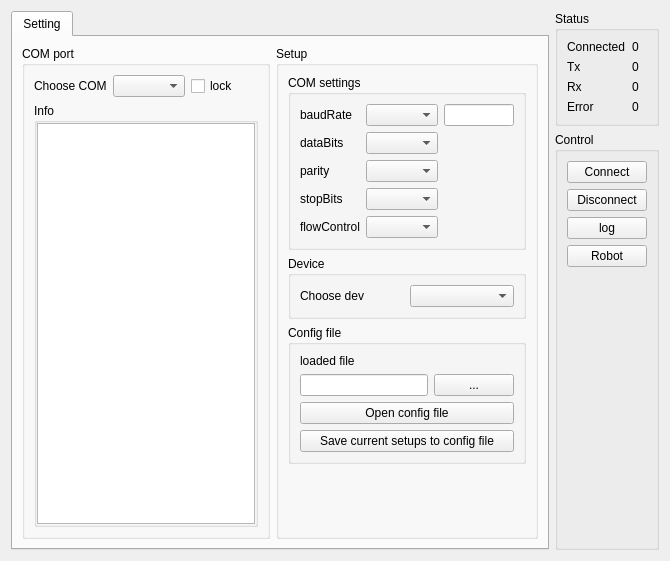
<?xml version="1.0" encoding="UTF-8"?>
<ui version="4.0">
 <class>FormComItem</class>
 <widget class="QWidget" name="FormComItem">
  <property name="geometry">
   <rect>
    <x>0</x>
    <y>0</y>
    <width>670</width>
    <height>561</height>
   </rect>
  </property>
  <property name="windowTitle">
   <string>Form</string>
  </property>
  <layout class="QGridLayout" name="gridLayout_5">
   <item row="1" column="2">
    <widget class="QGroupBox" name="groupBox_item_com_control">
     <property name="title">
      <string>Control</string>
     </property>
     <layout class="QVBoxLayout" name="verticalLayout_2">
      <item>
       <widget class="QPushButton" name="pushButton_item_com_control_connect">
        <property name="text">
         <string>Connect</string>
        </property>
       </widget>
      </item>
      <item>
       <widget class="QPushButton" name="pushButton_item_com_control_disconnect">
        <property name="text">
         <string>Disconnect</string>
        </property>
       </widget>
      </item>
      <item>
       <widget class="QPushButton" name="pushButton_item_com_control_log">
        <property name="text">
         <string>log</string>
        </property>
       </widget>
      </item>
      <item>
       <widget class="QPushButton" name="pushButton_RobotView">
        <property name="text">
         <string>Robot</string>
        </property>
       </widget>
      </item>
      <item>
       <spacer name="verticalSpacer_3">
        <property name="orientation">
         <enum>Qt::Vertical</enum>
        </property>
        <property name="sizeHint" stdset="0">
         <size>
          <width>20</width>
          <height>40</height>
         </size>
        </property>
       </spacer>
      </item>
     </layout>
    </widget>
   </item>
   <item row="0" column="2">
    <widget class="QGroupBox" name="groupBox_comitem_status">
     <property name="title">
      <string>Status</string>
     </property>
     <layout class="QGridLayout" name="gridLayout_6">
      <item row="2" column="0">
       <widget class="QLabel" name="label_8">
        <property name="text">
         <string>Rx</string>
        </property>
       </widget>
      </item>
      <item row="0" column="0">
       <widget class="QLabel" name="label_12">
        <property name="text">
         <string>Connected</string>
        </property>
       </widget>
      </item>
      <item row="3" column="0">
       <widget class="QLabel" name="label_11">
        <property name="text">
         <string>Error</string>
        </property>
       </widget>
      </item>
      <item row="1" column="0">
       <widget class="QLabel" name="label_7">
        <property name="text">
         <string>Tx</string>
        </property>
       </widget>
      </item>
      <item row="0" column="1">
       <widget class="QLabel" name="label_status_connected">
        <property name="text">
         <string>0</string>
        </property>
       </widget>
      </item>
      <item row="1" column="1">
       <widget class="QLabel" name="label_status_tx">
        <property name="text">
         <string>0</string>
        </property>
       </widget>
      </item>
      <item row="2" column="1">
       <widget class="QLabel" name="label_status_rx">
        <property name="text">
         <string>0</string>
        </property>
       </widget>
      </item>
      <item row="3" column="1">
       <widget class="QLabel" name="label_status_error">
        <property name="text">
         <string>0</string>
        </property>
       </widget>
      </item>
     </layout>
    </widget>
   </item>
   <item row="0" column="0" rowspan="2">
    <widget class="QTabWidget" name="tabWidget">
     <property name="currentIndex">
      <number>0</number>
     </property>
     <widget class="QWidget" name="tabSettings">
      <attribute name="title">
       <string>Setting</string>
      </attribute>
      <layout class="QGridLayout" name="gridLayout_3">
       <item row="0" column="0">
        <widget class="QGroupBox" name="groupBox_item_com">
         <property name="title">
          <string>COM port</string>
         </property>
         <layout class="QGridLayout" name="gridLayout_2">
          <item row="0" column="1">
           <widget class="QComboBox" name="comboBox_item_com_choose"/>
          </item>
          <item row="0" column="0">
           <widget class="QLabel" name="label_4">
            <property name="text">
             <string>Choose COM</string>
            </property>
           </widget>
          </item>
          <item row="0" column="2">
           <widget class="QCheckBox" name="checkBox_item_com_lock">
            <property name="text">
             <string>lock</string>
            </property>
           </widget>
          </item>
          <item row="1" column="0" colspan="3">
           <widget class="QGroupBox" name="groupBox_3">
            <property name="title">
             <string>Info</string>
            </property>
            <layout class="QHBoxLayout" name="horizontalLayout">
             <property name="spacing">
              <number>0</number>
             </property>
             <property name="leftMargin">
              <number>0</number>
             </property>
             <property name="topMargin">
              <number>0</number>
             </property>
             <property name="rightMargin">
              <number>0</number>
             </property>
             <property name="bottomMargin">
              <number>0</number>
             </property>
             <item>
              <widget class="QPlainTextEdit" name="plainTextEdit_item_com_info">
               <property name="readOnly">
                <bool>true</bool>
               </property>
              </widget>
             </item>
            </layout>
           </widget>
          </item>
         </layout>
        </widget>
       </item>
       <item row="0" column="1">
        <widget class="QGroupBox" name="groupBox_item_com_setup">
         <property name="title">
          <string>Setup</string>
         </property>
         <layout class="QVBoxLayout" name="verticalLayout_3">
          <item>
           <widget class="QGroupBox" name="groupBox_2">
            <property name="title">
             <string>COM settings</string>
            </property>
            <layout class="QGridLayout" name="gridLayout_4">
             <item row="0" column="1">
              <widget class="QComboBox" name="comboBox_item_com_setup_baudrate"/>
             </item>
             <item row="2" column="0">
              <widget class="QLabel" name="label_3">
               <property name="text">
                <string>parity</string>
               </property>
              </widget>
             </item>
             <item row="0" column="2">
              <widget class="QLineEdit" name="lineEdit_item_com_setup_baudrate"/>
             </item>
             <item row="1" column="0">
              <widget class="QLabel" name="label_2">
               <property name="text">
                <string>dataBits</string>
               </property>
              </widget>
             </item>
             <item row="3" column="0">
              <widget class="QLabel" name="label_5">
               <property name="text">
                <string>stopBits</string>
               </property>
              </widget>
             </item>
             <item row="0" column="0">
              <widget class="QLabel" name="label">
               <property name="text">
                <string>baudRate</string>
               </property>
              </widget>
             </item>
             <item row="4" column="0">
              <widget class="QLabel" name="label_6">
               <property name="text">
                <string>flowControl</string>
               </property>
              </widget>
             </item>
             <item row="1" column="1">
              <widget class="QComboBox" name="comboBox_item_com_setup_databits"/>
             </item>
             <item row="2" column="1">
              <widget class="QComboBox" name="comboBox_item_com_setup_parity"/>
             </item>
             <item row="3" column="1">
              <widget class="QComboBox" name="comboBox_item_com_setup_stopbits"/>
             </item>
             <item row="4" column="1">
              <widget class="QComboBox" name="comboBox_item_com_setup_flowcontrol"/>
             </item>
            </layout>
           </widget>
          </item>
          <item>
           <widget class="QGroupBox" name="groupBox">
            <property name="title">
             <string>Device</string>
            </property>
            <layout class="QHBoxLayout" name="horizontalLayout_4">
             <item>
              <widget class="QLabel" name="label_9">
               <property name="text">
                <string>Choose dev</string>
               </property>
              </widget>
             </item>
             <item>
              <widget class="QComboBox" name="comboBox_item_com_setup_device"/>
             </item>
            </layout>
           </widget>
          </item>
          <item>
           <widget class="QGroupBox" name="groupBox_4">
            <property name="title">
             <string>Config file</string>
            </property>
            <layout class="QGridLayout" name="gridLayout" columnstretch="95,5">
             <item row="2" column="0">
              <widget class="QLineEdit" name="lineEdit_item_com_setup_current_config">
               <property name="readOnly">
                <bool>true</bool>
               </property>
              </widget>
             </item>
             <item row="2" column="1">
              <widget class="QPushButton" name="pushButton_item_com_setup_choose_config">
               <property name="text">
                <string>...</string>
               </property>
              </widget>
             </item>
             <item row="3" column="0" colspan="2">
              <widget class="QPushButton" name="pushButton_item_com_setup_load_file">
               <property name="text">
                <string>Open config file</string>
               </property>
              </widget>
             </item>
             <item row="4" column="0" colspan="2">
              <widget class="QPushButton" name="pushButton_item_com_setup_save_file">
               <property name="text">
                <string>Save current setups to config file</string>
               </property>
              </widget>
             </item>
             <item row="1" column="0" colspan="2">
              <widget class="QLabel" name="label_10">
               <property name="text">
                <string>loaded file</string>
               </property>
              </widget>
             </item>
            </layout>
           </widget>
          </item>
          <item>
           <spacer name="verticalSpacer">
            <property name="orientation">
             <enum>Qt::Vertical</enum>
            </property>
            <property name="sizeHint" stdset="0">
             <size>
              <width>20</width>
              <height>40</height>
             </size>
            </property>
           </spacer>
          </item>
         </layout>
        </widget>
       </item>
      </layout>
     </widget>
    </widget>
   </item>
  </layout>
 </widget>
 <resources/>
 <connections/>
</ui>
